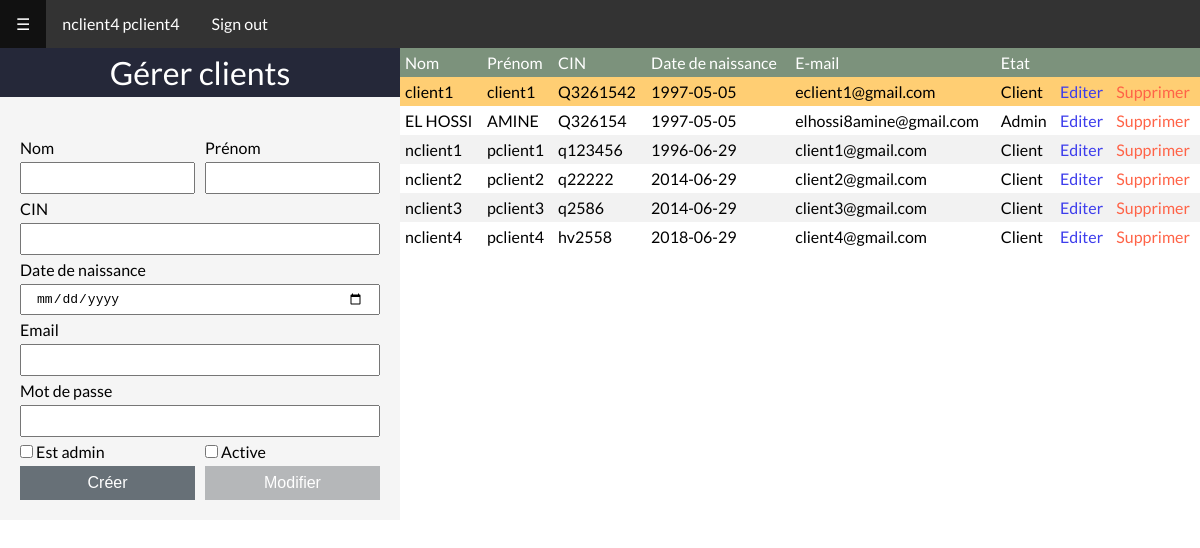
The app's page /admin/index.php (signed in) with its own data.
### tables this page shows
CREATE TABLE `utilisateur` (
  `id` int(11) NOT NULL,
  `cin` varchar(45) NOT NULL,
  `nom` varchar(45) NOT NULL,
  `prenom` varchar(45) NOT NULL,
  `datenaiss` date NOT NULL,
  `email` varchar(255) NOT NULL,
  `pass` text NOT NULL,
  `is_admin` tinyint(1) DEFAULT NULL,
  `is_active` tinyint(1) DEFAULT '0'
);

### admin/index.php (called while the page is built)
<?php
include ('manageclient.php');
?>

### admin/assets/classes/database.class.php (called while the page is built, shortened)
<?php
class Database {
    private $pdo = null;
    private static $instance = null;
    public static function ini($host, $dbname, $username, $password) {
        if(self::$instance == null || self::$instance->attrChanged($host, $dbname, $username, $password)) {
            self::$instance = new Database($host, $dbname, $username, $password);
        }
        return self::$instance;
    }
    public function __construct($host, $dbname, $username, $password) {
        $this->pdo = new PDO("mysql:host=$host; dbname=$dbname", $username, $password);
        $this->pdo->setAttribute(PDO::ATTR_ERRMODE, PDO::ERRMODE_EXCEPTION);
        $this->pdo->setAttribute(PDO::ATTR_DEFAULT_FETCH_MODE, PDO::FETCH_ASSOC);
    }
    public function selectQuery($query, $params = []) {
        $stm = $this->pdo->prepare($query);
        $stm->execute($params);
        $stm = $stm->fetchAll();
        return $stm;
    }
}

### admin/manageclient.php (the view, shortened to what this page needs)
<?php
require(CLASSES_PATH . '/database.class.php');
$database = Database::ini(HOST, DB_NAME, DB_USER, DB_PASSWORD);
$action = $_GET['action'] ?? '';
$buttons = [
    'add' => ['name' => 'btnCreateClient', 'text' => 'Créer', 'action' => '']
];
$isAdmin = $isAdmin ?? false;
$isActive = $isActive ?? false;
$message = [
    'errorCode' => 0,
    'textMessage' => ''
];
$clients = $database->selectQuery('SELECT * FROM Utilisateur ORDER BY nom, prenom');
?>
<!DOCTYPE html>
<html>
<head>
    <link rel='stylesheet' href='<?= CSS_PATH . '/ini.css' ?>' />
    <link rel='stylesheet' href='<?= CSS_PATH . '/nav.css' ?>' />
    <link rel='stylesheet' href='<?= CSS_PATH . '/forms.css' ?>' />
    <link rel='stylesheet' href='<?= CSS_PATH . '/tables.css' ?>' />
    <link rel='stylesheet' href='<?= CSS_PATH . '/grid.css' ?>' />
</head>
<body>
    <?php include(INCLUDES_PATH . '/nav.inc.php'); ?>
    <section class="row">
        <div class="form col-4">
            <form action="" method="post">
                <div class="header">
                    <h1 class="inner-header">Gérer clients</h1>
                </div>
                <div class="body">
                    <div class="control">
                        <label class="label message <?= $message['status'] ?>">
                        </label>
                    </div>
                    <div class="control has-controls">
                        <div class="control">
                            <label class="label">Nom</label>
                            <input type="text" class="textbox" name="lastname" value="<?= $lastname ?? '' ?>" />
                        </div>
                        <div class="control">
                            <label class="label">Prénom</label>
                            <input type="text" class="textbox" name="firstname" value="<?= $firstname ?? '' ?>" />
                        </div>
                    </div>
                    <div class="control">
                        <label class="label">CIN</label>
                        <input type="text" class="textbox" name="cin" value="<?= $cin ?? '' ?>" />
                    </div>
                    <div class="control">
                        <label class="label">Date de naissance</label>
                        <input type="date" class="textbox" name="dateN" value="<?= $dateN ?? '' ?>" />
                    </div>
                    <div class="control">
                        <label class="label">Email</label>
                        <input type="text" class="textbox" name="email" value="<?= $email ?? '' ?>"/>
                    </div>
                    <div class="control">
                        <label class="label">Mot de passe</label>
                        <input type="password" class="textbox" name="pass" />
                    </div>
                    <div class="control has-controls">
                        <div class="control">
                            <label class="checkbox">
                                <input type="checkbox" name="isAdmin" <?= $isAdmin === true ? 'checked' : '' ?> />
                                Est admin
                            </label>
                        </div>
                        <div class="control">
                            <label class="checkbox">
                                <input type="checkbox" name="isActive" <?= $isActive === true ? 'checked' : '' ?> />
                                Active
                            </label>
                        </div>
                    </div>
                    <div class="control has-controls">
                        <div class="control">
                            <button class="btn" formaction="<?= $buttons['add']['action'] ?>" name="<?= $buttons['add']['name'] ?>"><?= $buttons['add']['text'] ?></button>
                        </div>
                        <div class="control">
                            <button class="btn" formaction="index.php?action=update&idClient=<?= $_GET['idClient'] ?>" <?= $action == '' ? 'disabled' : '' ?> name="btnUpdateClient">Modifier</button>
                        </div>
                    </div>
                </div>
            </form>
        </div>
        <div class="col-8">
            <table>
                <tr>
                    <th>Nom</th><th>Prénom</th><th>CIN</th><th>Date de naissance</th><th>E-mail</th><th>Etat</th>
                    <th></th><th></th>
                </tr>
                <?php
                foreach($clients as $client):
                ?>
                <tr <?= $client['is_active'] == '1' ? '' : 'class="not-active"' ?> >
                    <td><?= $client['nom']?></td>
                    <td><?= $client['prenom']?></td>
                    <td><?= $client['cin']?></td>
                    <td><?= $client['datenaiss']?></td>
                    <td><?= $client['email']?></td>
                    <td><?= $client['is_admin'] === '1' ? 'Admin' : 'Client' ?></td>
                    <td><a class="btn edit" href="?action=edit&idClient=<?= $client['id'] ?>">Editer</a></td>
                    <td><a class="btn delete" href="?action=delete&idClient=<?= $client['id'] ?>">Supprimer</a></td>
                </tr>
                <?php
                endforeach;
                ?>
            </table>
        </div>
    </section>
</body>
</html>

### admin/assets/includes/nav.inc.php (shortened to what this page needs)
<?php
$user = null;
if(isset($_SESSION['user'])) {
    $user = json_decode($_SESSION['user']);
    $fullname = $user->nom . ' ' . $user->prenom;
}
$userConnected = [
    ['text' => $fullname, 'url' => '#'],
    ['text' => 'Sign out', 'url' => 'signout.php']
];
$userDisconnected = [
    ['text' => 'Sign in', 'url' => '../signin.php']
];
$horzItems = $user === null ? $userDisconnected : $userConnected;
?>
<nav>
    <ul>
        <li>
            <span id="openNav" class="link nav-icon">&#9776;</span>
        </li>
        <?php foreach ($horzItems as $value): ?>
            <li><a class="link" href="<?= $value['url'] ?>"><?= $value['text'] ?></a></li>
        <?php endforeach; ?>
    </ul>
</nav>

### amine/admin/assets/css/ini.css (style rules this page uses)
* { padding: 0; margin: 0; font-weight: normal; font-size: 1em; box-sizing: border-box; }
body { font-family: 'Lato'; }

### amine/admin/assets/css/nav.css (style rules this page uses)
nav ul { list-style-type: none; margin: 0; padding: 0; overflow: hidden; background-color: #333; }
nav li { float: left; }
nav li .link { display: block; color: white; text-align: center; padding: 14px 16px; text-decoration: none; }
nav .nav-icon { color: white; cursor: pointer; }

### amine/admin/assets/css/forms.css (style rules this page uses)
.form, .header, .body { position: relative; }
.form { width: 30%; margin: auto; }
.form .header { padding: 5px; background-color: #252839; }
.header .inner-header { font-size: 2em; text-align: center; color: white; }
.form .body { padding: 20px; background-color: whitesmoke; }
.body .control { width: 100%; }
.control.has-controls { display: flex; }
.control.has-controls .control:first-child { padding-right: 5px; }
.control.has-controls .control:last-child { padding-left: 5px; }
.control .label { display: block; padding: 5px 0; }
.control .textbox { width: 100%; padding: 5px 14px; }
.control .checkbox { display: inline-block; padding: 5px 0 0; }
.control .btn { width: 100%; margin-top: 5px; padding: 8px 16px; background-color: #677077; color: white; cursor: pointer; border: none; outline: none; }
.control .btn[disabled] { background-color: #b5b7b9; }
.control .message { padding: 8px 14px; }

### amine/admin/assets/css/tables.css (style rules this page uses)
.form { margin: none; }
table { border-collapse: collapse; width: 100%; }
th, td { text-align: left; padding: 5px; }
tr.not-active { background-color: #ffce73!important; }
tr:nth-child(even) { background-color: #f2f2f2 }
th { background-color: #7c927c; color: white; }
.btn { text-decoration: none; }
.btn.delete { color: tomato; }
.btn.edit { color: #3d3dec; }

### amine/admin/assets/css/grid.css (style rules this page uses)
.row { position: relative; display: flex; }
.row .col-4 { width: calc(8.33333% * 4); }
.row .col-8 { width: calc(8.33333% * 8); }

### records on screen
utilisateur: nom "client1", prenom "client1", cin "Q3261542", datenaiss "1997-05-05", email "eclient1@gmail.com", is_admin "Client"
utilisateur: nom "EL HOSSI", prenom "AMINE", cin "Q326154", datenaiss "1997-05-05", email "elhossi8amine@gmail.com", is_admin "Admin"
utilisateur: nom "nclient1", prenom "pclient1", cin "q123456", datenaiss "1996-06-29", email "client1@gmail.com", shows "Client"
utilisateur: nom "nclient2", prenom "pclient2", cin "q22222", datenaiss "2014-06-29", email "client2@gmail.com", shows "Client"
utilisateur: nom "nclient3", prenom "pclient3", cin "q2586", datenaiss "2014-06-29", email "client3@gmail.com", shows "Client"
utilisateur: nom "nclient4", prenom "pclient4", cin "hv2558", datenaiss "2018-06-29", email "client4@gmail.com", is_admin "Client"

### other values on screen
$value['text'] "nclient4 pclient4"
$value['text'] "Sign out"
$buttons['add']['text'] "Créer"
